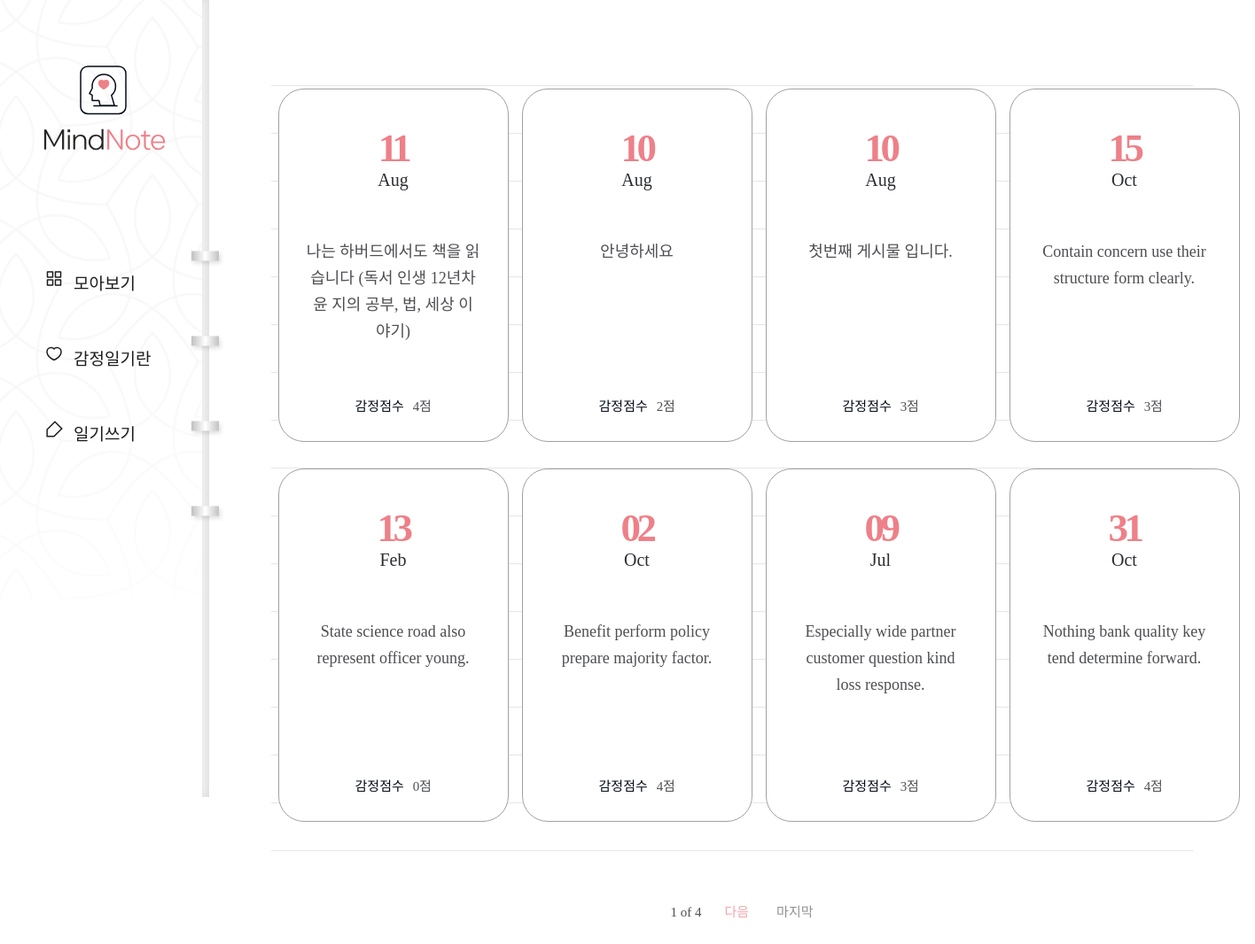
The app's page /diary/, older data.
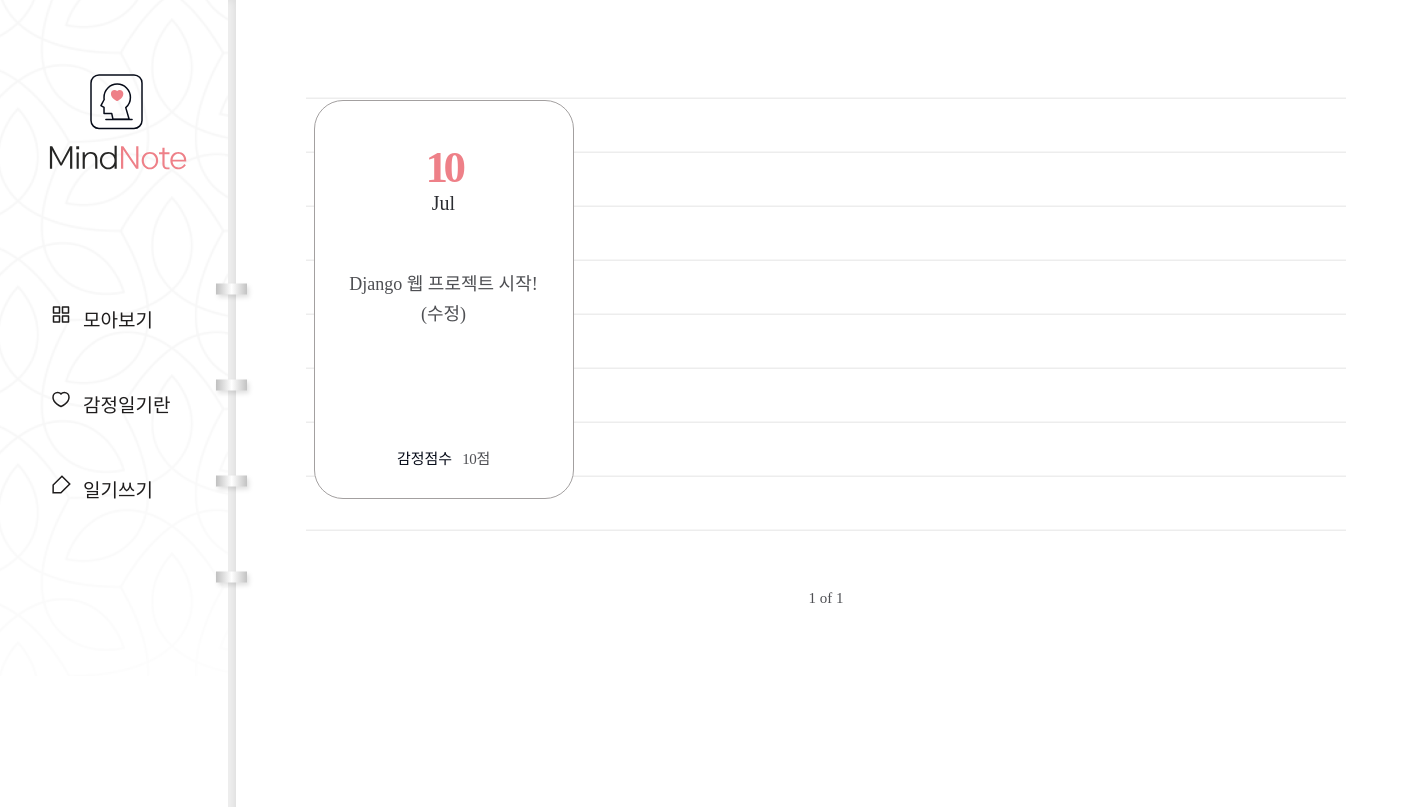
The same page, newer data.
### diary/models.py (models this page shows, shortened)
class Page(models.Model):
    title = models.CharField(max_length=100, validators=[validate_no_hash])
    content = models.TextField(validators=[validate_no_hash])
    feeling = models.CharField(max_length=80, validators=[validate_no_hash, validate_no_numbers])
    score = models.IntegerField(validators=[validate_score])
    dt_created = models.DateField()

### diary/views.py (the view)
# urls.py: path('diary/', views.PageListView.as_view(), name='page-list'),
class PageListView(ListView):
    model = Page
    ordering = ['-dt_created']
    paginate_by = 8

### diary/templates/diary/page_list.html (shortened to what this page needs)
{% extends './base.html' %}
{% block content %}
{% if page_obj.object_list %}
    <div class="wrap-note">
        <div class="note">
            <div class="note-list">
                <ul>
                    {% for obj in page_obj.object_list %}
                    <li>
                        <a href="{% url 'page-detail' obj.id %}">
                            <div class="date">
                                <span>{{obj.dt_created|date:"d"}}</span>
                                <p>{{obj.dt_created|date:"M"}}</p>
                            </div>
                            <h2>{{obj.title}}</h2>
                            <div class="score">
                                <p>감정점수</p>
                                <span>{{obj.score}}점</span>
                            </div>
                        </a>
                    </li>
                    {% endfor %}
                </ul>
            </div>
             <div class="paging">
                <span class="page">
                    <p>{{page_obj.number}} of {{page_obj.paginator.num_pages}}</p>
                </span>
                {% if page_obj.has_next %}
                    <a href="?page={{page_obj.next_page_number}}" class="next">다음</a>
                    <a href="?page={{page_obj.paginator.num_pages}}" class="last">마지막</a>
                {% endif %}
            </div>
        </div>
    </div>
{% endif %}
{% endblock content %}

### diary/templates/diary/base.html (shortened to what this page needs)
{% load static %}
<!DOCTYPE html>
<html lang="en">
<head>
    <link rel="stylesheet" href="{% static 'diary/css/styles.css' %}">
    <link rel="stylesheet" type="text/css" href="https://cdn.rawgit.com/moonspam/NanumSquare/master/nanumsquare.css">
    <link rel="stylesheet" href="https://cdn.jsdelivr.net/gh/projectnoonnu/noonfonts_two@1.0/NanumBarunpen.woff">
</head>
<body>
    <div class="menu">
        <h1><a href="{% url 'page-list' %}"><img src="{% static 'diary/image/logo02.svg' %}"></a></h1>
        <ul>
            <li><a href="{% url 'page-list' %}">모아보기</a></li>
            <li><a href="{% url 'info' %}">감정일기란</a></li>
            <li><a href="{% url 'page-create' %}">일기쓰기</a></li>
        </ul>
    </div>
    {% block content %}
    {% endblock content %}
</body>

### diary/static/diary/css/styles.css (style rules this page uses)
h1,h2,h3,p,a,ul,li { margin: 0; padding: 0; font-family: 'NanumSquare'; list-style: none; text-decoration: none; outline: none; }
html { position: relative; min-height: 100%; margin: 0; }
body { margin: 0; padding: 0; -webkit-font-smoothing: antialiased; -moz-osx-font-smoothing: auto; }
img { max-width: 100%; margin: 0; padding: 0; border: 0; }
.menu { position: fixed; width: 236px; height: 100vh; min-height: 900px; background: url(../image/menu-bg.png) no-repeat left top/contain; z-index: 99; }
.menu:before { content: ""; display: block; position: absolute; width: 8px; height: 100%; top: 0; right: 0; background-color: #f6f6f6; box-shadow: inset -3px 0 8px 0 rgba(0, 0, 0, 0.11); }
.menu:after { content: ""; display: block; position: absolute; width: 43px; height: 353px; top: 48%; right: -21px; transform: translateY(-50%); background: url(../image/notespring.svg) no-repeat; }
.menu h1 { position: absolute; margin-left: 49px; top: 74px; }
.menu ul { position: absolute; top: 48%; transform: translateY(-50%); }
.menu ul li { margin-bottom: 58px; padding-left: 83px; }
.menu ul li a { display: block; position: relative; font-family: NanumSquareR; color: #1e1c1c; font-size: 19px; }
.menu ul li a:after { content: ""; display: block; position: absolute; width: 21px; height: 20px; top: 0; left: -32px; background: url(../image/ic-feed-white.svg) no-repeat; }
.menu ul li:first-child a:after { background: url(../image/ic-feed-black.svg) no-repeat; }
.menu ul li:nth-child(2) a:after { background: url(../image/ic-heart-black.svg) no-repeat; }
.menu ul li:last-child a:after { background: url(../image/ic-pen-black.svg) no-repeat; }
.wrap-note .note { padding-left: 236px; padding-top: 50px; padding-bottom: 200px; }
.note-list { margin: 0 70px; padding-top: 50px; background: url(../image/note-bg.svg) repeat-x center/1535px 974px; }
.note-list ul { overflow: hidden; width: 1100px; margin: 0 auto; padding-bottom: 50px; }
.note-list ul li { float: left; width: 25%; padding-bottom: 30px; }
.note-list ul li a { display: block; width: 258px; height: 397px; margin: 0 auto; background: #fff; border: solid 1px #a3a0a0; border-radius: 29px; }
.note-list ul li a .date { margin-top: 40px; margin-bottom: 55px; text-align: center; }
.note-list ul li a .date p { display: inline-block; font-family: 'NanumSquare'; color: #2b2d32; font-size: 20px; text-align: center; text-transform: capitalize; line-height: 1; }
.note-list ul li a .date span { display: block; font-family: 'NanumSquare'; color: #ee8088; font-weight: 700; font-size: 45px; letter-spacing: -4.47px; }
.note-list ul li a h2 { width: 196px; height: 150px; margin: 0 auto; font-family: 'NanumBarunpen'; color: #4e4f53; font-weight: normal; font-size: 18px; line-height: 1.67; text-align: center; }
.note-list ul li a .score { margin-top: 28px; text-align: center; }
.note-list ul li a .score p { display: inline-block; font-family: 'NanumSquare'; color: #060b18; font-size: 15px; }
.note-list ul li a .score span { padding-left: 6px; font-family: 'NanumBarunpen'; color: #4e4f53; font-size: 15px; letter-spacing: -0.29px; }
.paging { margin-top: 10px; text-align: center; }
.paging span { display: inline-block; }
.paging span p { margin: 0 22px; font-family: 'NanumSquare'; color: #4e4f53; font-size: 15px; }

Row changes from the older to the newer data that the page shows:
removed Page: dt_created "11", dt_created "Aug", title "나는 하버드에서도 책을 읽습니다 (독서 인생 12년차 윤 지의 공부, 법, 세상 이야기)", score "4"
removed Page: dt_created "10", dt_created "Aug", title "안녕하세요", score "2"
removed Page: dt_created "10", dt_created "Aug", title "첫번째 게시물 입니다.", score "3"
removed Page: dt_created "15", dt_created "Oct", title "Contain concern use their structure form clearly.", score "3"
removed Page: dt_created "13", dt_created "Feb", title "State science road also represent officer young.", score "0"
removed Page: dt_created "02", dt_created "Oct", title "Benefit perform policy prepare majority factor.", score "4"
removed Page: dt_created "09", dt_created "Jul", title "Especially wide partner customer question kind loss response.", score "3"
removed Page: dt_created "31", dt_created "Oct", title "Nothing bank quality key tend determine forward.", score "4"
added Page: dt_created "10", dt_created "Jul", title "Django 웹 프로젝트 시작! (수정)", score "10"
Text that changed along with them:
{{ page_obj.paginator.num_pages }}: "4" → "1"
text no longer shown: "다음 마지막"
